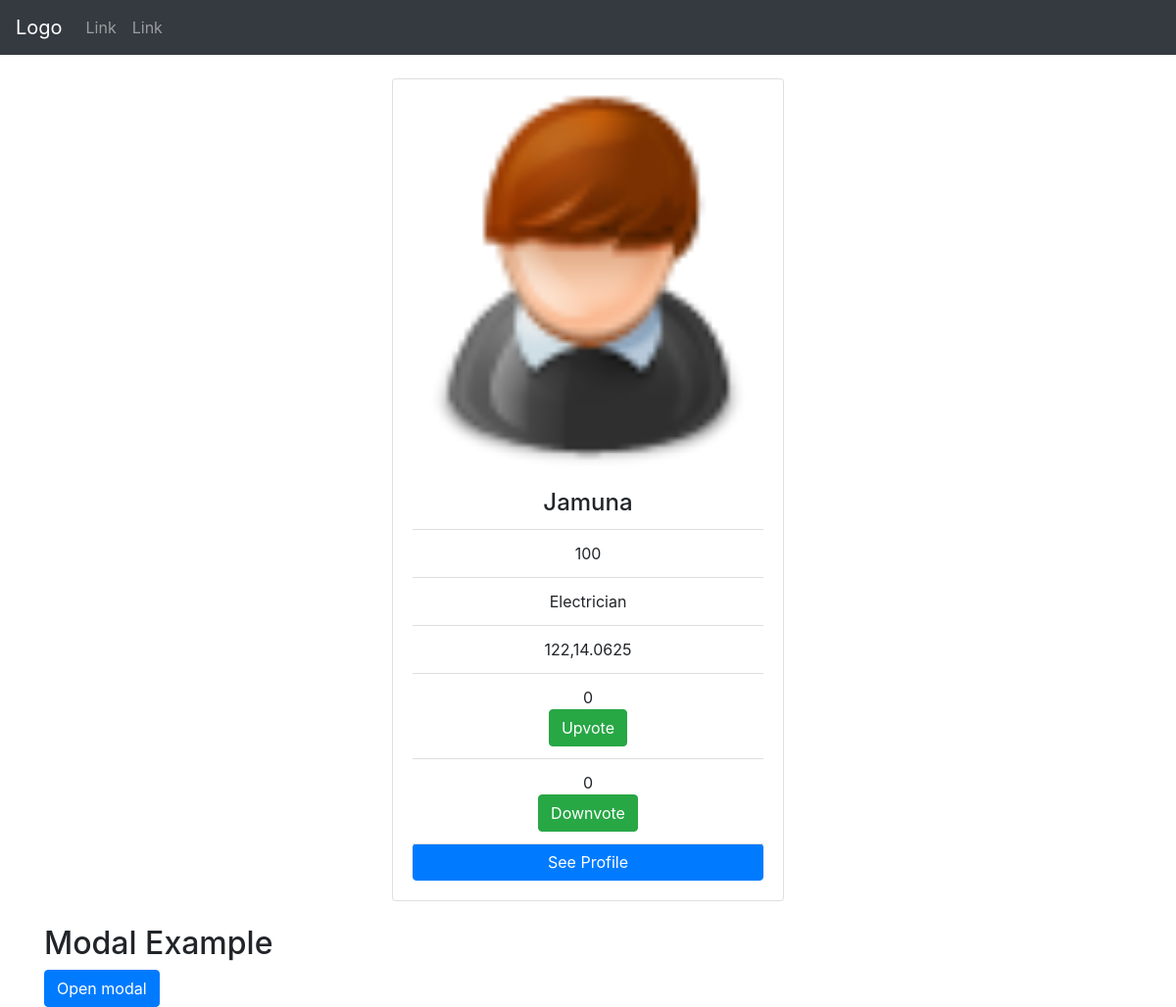
/worker_page/1/, run on an earlier commit of the app's database.
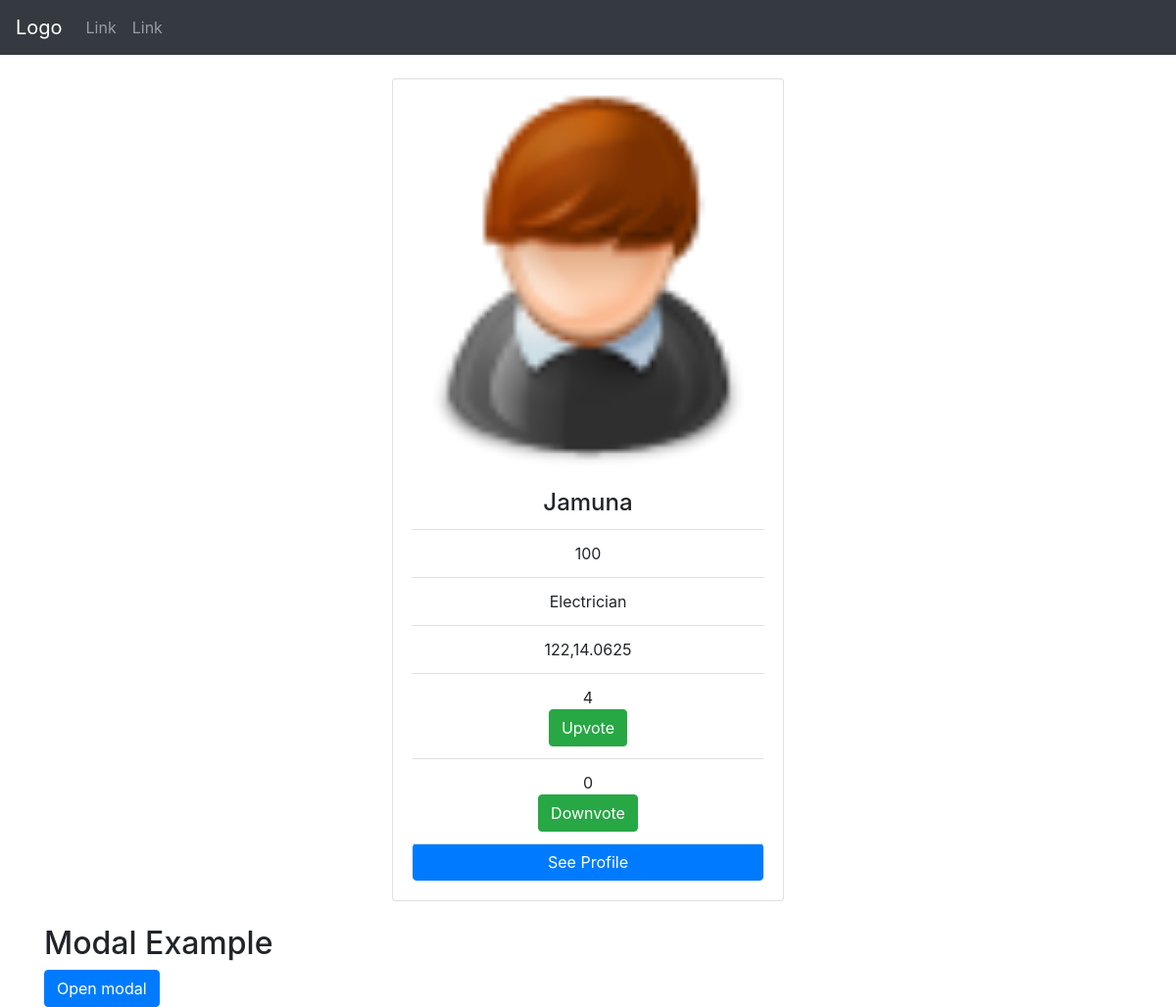
And on a later commit of the database.
### hire/models.py (models this page shows, shortened)
class Service_category(models.Model):
	namee = models.CharField(max_length = 100,unique=True)
	desc = models.CharField(max_length = 150)
	price = models.CharField(max_length = 10)
	Address = models.CharField(max_length = 200)
	location = models.CharField(max_length = 50)
	service = models.ForeignKey(Services,related_name = 'serces')
	last_updated = models.DateTimeField(auto_now_add=True)
	position = GeopositionField(null=True)
	upvotes = models.IntegerField(default = 0)
	downvotes = models.IntegerField(default =0)
	distance = models.DecimalField(default=0.0,max_digits=25, decimal_places=3)
	pref_time =  models.CharField(max_length = 50,null=True)
	handle = models.CharField(max_length = 50,default='',null=True,unique=True)

class Services(models.Model):
	name = models.CharField(max_length = 40, unique =True)
	category = models.CharField(max_length = 40)
	last_updated = models.DateTimeField(auto_now_add=True)
	def __str__(self):
		return self.name

### hire/views.py (the view)
# urls.py: url(r'^worker_page/(?P<pk>\d+)/$', hire_views.worker_page, name='worker_page'),
def worker_page(request,pk):
	ser = get_object_or_404(Service_category,pk=pk)
	return render(request,'worker_page.html',{'service':ser})

### templates/worker_page.html (shortened to what this page needs)
<!DOCTYPE html>
<html lang="en">
<head>
    <link rel="stylesheet" href="https://cdnjs.cloudflare.com/ajax/libs/font-awesome/4.7.0/css/font-awesome.min.css">
  <link rel="stylesheet" href="https://maxcdn.bootstrapcdn.com/bootstrap/4.1.0/css/bootstrap.min.css">
  <link rel="stylesheet" href="https://maxcdn.bootstrapcdn.com/bootstrap/4.1.0/css/bootstrap.min.css">
<center><div class="container" style="margin-top:80px">
  <div class="card" style="width:400px">
    <img class="card-img-top" src="/static/img/2.png" alt="Card image" style="width:100%">
    <div class="card-body">
      <h4 class="card-title">{{service.namee}}</h4>
      <ul class="list-group list-group-flush">
    <li class="list-group-item">{{service.price}}</li>
    <li class="list-group-item">{{service.service}}</li>
     <li class="list-group-item">{{service.position}}</li>
      <li class="list-group-item">{{service.upvotes}}
      <center><button id="clap" class="btn btn-success" onclick="myFunction()">Upvote</button></center></li>
       <li class="list-group-item">{{service.downvotes}}
       <center> <button id="clap" class="btn btn-success" onclick="myFunction2()">Downvote</button></center></li>
      <a href="#" class="btn btn-primary">See Profile</a>
    </div>
  </div></center>
  <br>
   </head>
<body>
<nav class="navbar navbar-expand-sm bg-dark navbar-dark fixed-top">
  <a class="navbar-brand" href="#">Logo</a>
  <ul class="navbar-nav">
    <li class="nav-item">
      <a class="nav-link" href="#">Link</a>
    </li>
    <li class="nav-item">
      <a class="nav-link" href="#">Link</a>
    </li>
  </ul>
</nav>
<div class="container">
  <h2>Modal Example</h2>
  <button type="button" class="btn btn-primary" data-toggle="modal" data-target="#myModal">
    Open modal
  </button>
</div>
</body>
</html>

What changed in the data, as far as the page shows it:
changed Service_category "Jamuna": upvotes "0" → "4"
